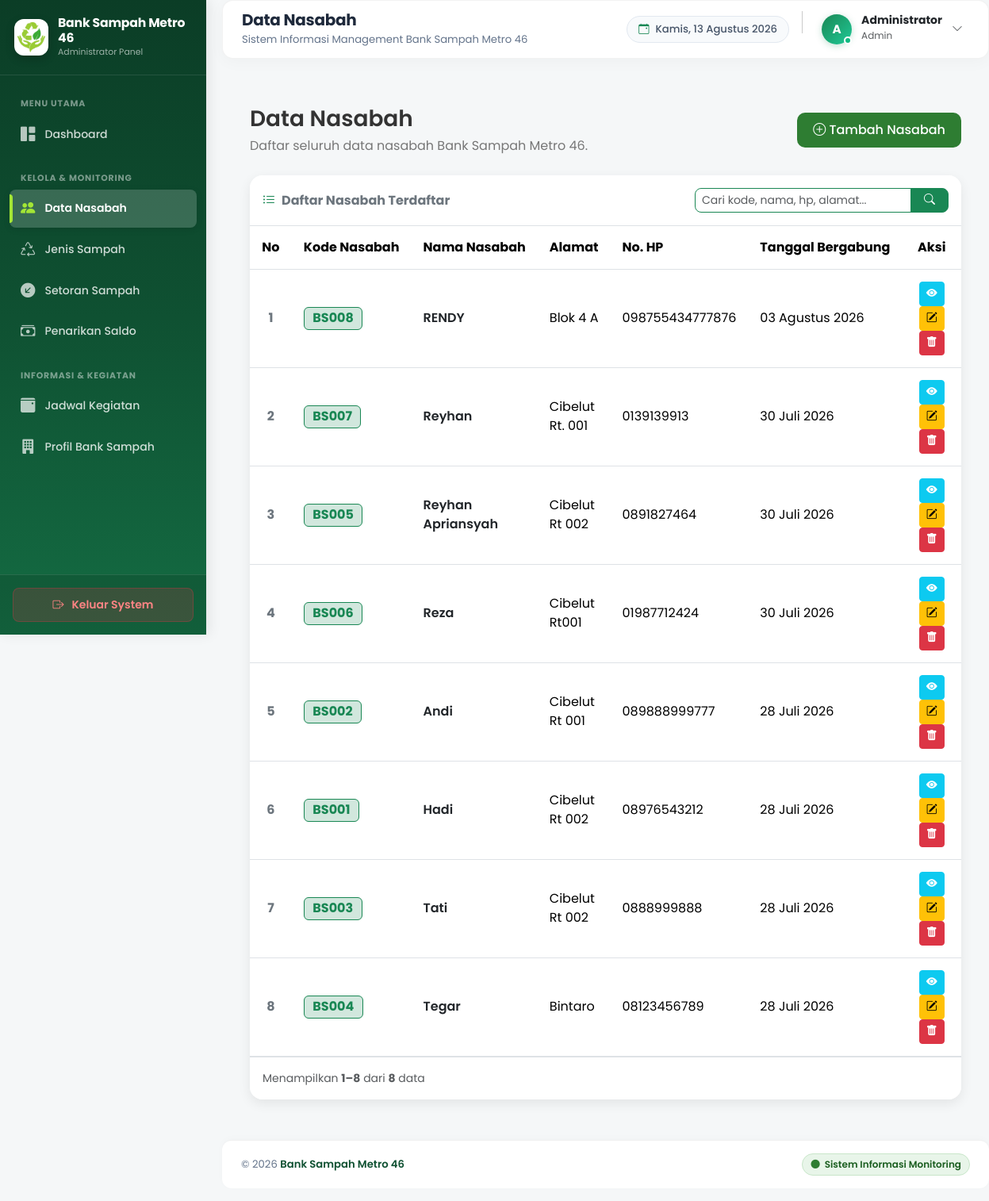
/admin/nasabah.php (signed in), run on the app's committed database.
### tables this page shows
CREATE TABLE `profil` (
  `id_profil` int(10) UNSIGNED NOT NULL,
  `nama_bank_sampah` varchar(100) NOT NULL,
  `alamat` varchar(255) NOT NULL,
  `telepon` varchar(20) NOT NULL,
  `email` varchar(100) NOT NULL,
  `deskripsi` text NOT NULL,
  `logo` varchar(255) DEFAULT NULL
);

CREATE TABLE `nasabah` (
  `id_nasabah` int(10) UNSIGNED NOT NULL,
  `kode_nasabah` varchar(20) DEFAULT NULL,
  `nama` varchar(255) NOT NULL,
  `alamat` varchar(255) NOT NULL,
  `telepon` varchar(20) NOT NULL,
  `tanggal_bergabung` date NOT NULL DEFAULT curdate()
);

### admin/nasabah.php (the view, shortened to what this page needs)
<?php
require_once "../config/koneksi.php";
$keyword = isset($_GET['search']) ? trim($_GET['search']) : '';
if ($keyword !== '') {
    $sqlCount = "SELECT COUNT(*) AS total FROM nasabah WHERE kode_nasabah LIKE ? OR nama LIKE ? OR alamat LIKE ? OR telepon LIKE ?";
    $stmtCount = mysqli_prepare($koneksi, $sqlCount);
    $searchParam = "%" . $keyword . "%";
    mysqli_stmt_bind_param($stmtCount, "ssss", $searchParam, $searchParam, $searchParam, $searchParam);
    mysqli_stmt_execute($stmtCount);
    $resCount = mysqli_stmt_get_result($stmtCount);
    $rowCount = mysqli_fetch_assoc($resCount);
    $totalData = (int)($rowCount['total'] ?? 0);
    mysqli_stmt_close($stmtCount);
} else {
    $sqlCount = "SELECT COUNT(*) AS total FROM nasabah";
    $resCount = mysqli_query($koneksi, $sqlCount);
    $rowCount = mysqli_fetch_assoc($resCount);
    $totalData = (int)($rowCount['total'] ?? 0);
}
$batas = 10;
$halamanAktif = isset($_GET['halaman']) ? intval($_GET['halaman']) : 1;
$offset = ($halamanAktif - 1) * $batas;
$mulaiData = ($totalData > 0) ? $offset + 1 : 0;
$sampaiData = min($offset + $batas, $totalData);
if ($keyword !== '') {
    $sql = "
        SELECT
            id_nasabah,
            kode_nasabah,
            nama,
            alamat,
            telepon,
            tanggal_bergabung
        FROM nasabah
        WHERE kode_nasabah LIKE ? OR nama LIKE ? OR alamat LIKE ? OR telepon LIKE ?
        ORDER BY
            tanggal_bergabung DESC,
            nama ASC
        LIMIT ? OFFSET ?
    ";
    $stmt = mysqli_prepare($koneksi, $sql);
    $searchParam = "%" . $keyword . "%";
    mysqli_stmt_bind_param($stmt, "ssssii", $searchParam, $searchParam, $searchParam, $searchParam, $batas, $offset);
    mysqli_stmt_execute($stmt);
    $result = mysqli_stmt_get_result($stmt);
} else {
    $sql = "
        SELECT
            id_nasabah,
            kode_nasabah,
            nama,
            alamat,
            telepon,
            tanggal_bergabung
        FROM nasabah
        ORDER BY
            tanggal_bergabung DESC,
            nama ASC
        LIMIT ? OFFSET ?
    ";
    $stmt = mysqli_prepare($koneksi, $sql);
    mysqli_stmt_bind_param($stmt, "ii", $batas, $offset);
    mysqli_stmt_execute($stmt);
    $result = mysqli_stmt_get_result($stmt);
}
?>
<!DOCTYPE html>
<html lang="id">
<head>
    <link href="https://cdn.jsdelivr.net/npm/bootstrap@5.3.7/dist/css/bootstrap.min.css" rel="stylesheet">
    <link href="https://cdn.jsdelivr.net/npm/bootstrap-icons@1.13.1/font/bootstrap-icons.min.css" rel="stylesheet">
    <link rel="stylesheet" href="../assets/css/style.css">
    <link rel="stylesheet" href="../assets/css/admin.css">
</head>
<body>
<div class="wrapper">
    <?php include "components/sidebar.php"; ?>
    <main class="main-content">
        <?php include "components/navbar.php"; ?>
        <section class="content-area">
            <div class="page-header">
                <div>
                    <h3>Data Nasabah</h3>
                    <p>Daftar seluruh data nasabah Bank Sampah Metro 46.</p>
                </div>
                <button
                    type="button"
                    class="btn btn-add"
                    data-bs-toggle="modal"
                    data-bs-target="#modalTambahNasabah">
                    <i class="bi bi-plus-circle"></i>
                    Tambah Nasabah
                </button>
            </div>
            <div class="card table-card">
                <div class="card-header bg-white py-3 border-bottom d-flex flex-column flex-md-row justify-content-between align-items-md-center gap-3">
                    <h5 class="mb-0 fw-bold text-secondary fs-6">
                        <i class="bi bi-list-ul me-2 text-success"></i>Daftar Nasabah Terdaftar
                    </h5>
                    <form method="GET" action="nasabah.php" class="d-flex" style="max-width: 320px; width: 100%;">
                        <div class="input-group">
                            <input type="text" name="search" class="form-control form-control-sm border-success rounded-start-3" placeholder="Cari kode, nama, hp, alamat..." value="<?= htmlspecialchars($keyword, ENT_QUOTES, 'UTF-8'); ?>" autocomplete="off">
                            <button type="submit" class="btn btn-success btn-sm rounded-end-3 px-3">
                                <i class="bi bi-search"></i>
                            </button>
                        </div>
                    </form>
                </div>
                <div class="card-body p-0">
                    <div class="table-responsive">
                        <table class="table table-hover align-middle mb-0">
                            <thead>
                                <tr>
                                    <th width="60" class="text-center">No</th>
                                    <th width="130">Kode Nasabah</th>
                                    <th>Nama Nasabah</th>
                                    <th>Alamat</th>
                                    <th>No. HP</th>
                                    <th width="170">Tanggal Bergabung</th>
                                    <th width="180" class="text-center">Aksi</th>
                                </tr>
                            </thead>
                            <tbody>
                                <?php
                                $bulanIndonesia = [
                                    1 => 'Januari', 'Februari', 'Maret', 'April', 'Mei', 'Juni',
                                    'Juli', 'Agustus', 'September', 'Oktober', 'November', 'Desember'
                                ];
                                if (mysqli_num_rows($result) > 0) :
                                    $no = $offset + 1;
                                    while ($row = mysqli_fetch_assoc($result)) :
                                        $tanggal = date_create($row['tanggal_bergabung']);
                                        $tanggalIndonesia =
                                            date_format($tanggal, 'd') . ' ' .
                                            $bulanIndonesia[(int) date_format($tanggal, 'n')] . ' ' .
                                            date_format($tanggal, 'Y');
                                ?>
                                        <tr>
                                            <td class="text-center fw-bold text-secondary"><?= $no++; ?></td>
                                            <td>
                                                <span class="badge bg-success-subtle text-success border border-success fs-6 fw-bold">
                                                    <?= htmlspecialchars($row['kode_nasabah'] ?? '-', ENT_QUOTES, 'UTF-8'); ?>
                                                </span>
                                            </td>
                                            <td class="fw-semibold text-dark"><?= htmlspecialchars($row['nama'], ENT_QUOTES, 'UTF-8'); ?></td>
                                            <td><?= htmlspecialchars($row['alamat'], ENT_QUOTES, 'UTF-8'); ?></td>
                                            <td><?= htmlspecialchars($row['telepon'], ENT_QUOTES, 'UTF-8'); ?></td>
                                            <td><?= $tanggalIndonesia; ?></td>
                                            <td class="text-center">
                                                <a
                                                    href="detail_monitoring.php?id=<?= $row['id_nasabah']; ?>"
                                                    class="btn btn-info btn-sm text-white"
                                                    title="Detail Monitoring">
                                                    <i class="bi bi-eye-fill"></i>
                                                </a>
                                                <button
                                                    type="button"
                                                    class="btn btn-warning btn-sm"
                                                    title="Edit Data"
                                                    data-bs-toggle="modal"
                                                    data-bs-target="#modalEditNasabah"
                                                    data-id="<?= $row['id_nasabah']; ?>"
                                                    data-kode="<?= htmlspecialchars($row['kode_nasabah'] ?? '', ENT_QUOTES, 'UTF-8'); ?>"
                                                    data-nama="<?= htmlspecialchars($row['nama'], ENT_QUOTES, 'UTF-8'); ?>"
                                                    data-alamat="<?= htmlspecialchars($row['alamat'], ENT_QUOTES, 'UTF-8'); ?>"
                                                    data-telepon="<?= htmlspecialchars($row['telepon'], ENT_QUOTES, 'UTF-8'); ?>"
                                                    data-tanggal="<?= $row['tanggal_bergabung']; ?>">
                                                    <i class="bi bi-pencil-square"></i>
                                                </button>
                                                <a
                                                    href="nasabah.php?hapus=<?= $row['id_nasabah']; ?>"
                                                    class="btn btn-danger btn-sm"
                                                    title="Hapus Data"
                                                    onclick="return confirm('Apakah Anda yakin ingin menghapus data nasabah ini?')">
                                                    <i class="bi bi-trash-fill"></i>
                                                </a>
                                            </td>
                                        </tr>
                                    <?php endwhile; ?>
                                <?php endif; ?>
                            </tbody>
                        </table>
                    </div>
                </div>
                <?php if ($totalData > 0): ?>
                <div class="card-footer bg-white py-3 border-top d-flex flex-column flex-md-row justify-content-between align-items-center gap-2">
                    <div class="text-muted small">
                        Menampilkan <strong><?= $mulaiData; ?>–<?= $sampaiData; ?></strong> dari <strong><?= $totalData; ?></strong> data
                    </div>
                </div>
                <?php endif; ?>
            </div>
        </section>
        <?php include "components/footer.php"; ?>
    </main>
</div>
</body>
</html>

### admin/components/sidebar.php (shortened to what this page needs)
<?php
$currentPage = basename($_SERVER['PHP_SELF']);
$logoSidebar = "../assets/img/logo.png";
$namaBankSampahSidebar = "Bank Sampah";
if (isset($koneksi)) {
    $queryProfilSidebar = "SELECT nama_bank_sampah, logo FROM profil LIMIT 1";
    $resultProfilSidebar = mysqli_query($koneksi, $queryProfilSidebar);
    if ($resultProfilSidebar && mysqli_num_rows($resultProfilSidebar) > 0) {
        $dataProfilSidebar = mysqli_fetch_assoc($resultProfilSidebar);
        if (!empty($dataProfilSidebar['logo'])) {
            $pathLogoDB = "../assets/img/" . $dataProfilSidebar['logo'];
            if (file_exists($pathLogoDB)) {
                $logoSidebar = $pathLogoDB;
            }
        }
        if (!empty($dataProfilSidebar['nama_bank_sampah'])) {
            $namaBankSampahSidebar = $dataProfilSidebar['nama_bank_sampah'];
        }
    }
}
?>
<aside class="sidebar" id="adminSidebar">
    <div class="sidebar-brand">
        <img src="<?= htmlspecialchars($logoSidebar, ENT_QUOTES, 'UTF-8'); ?>" alt="Logo Bank Sampah" class="sidebar-logo-img">
        <div class="sidebar-brand-text">
            <h5><?= htmlspecialchars($namaBankSampahSidebar, ENT_QUOTES, 'UTF-8'); ?></h5>
            <small>Administrator Panel</small>
        </div>
    </div>
    <div class="sidebar-body">
        <div class="sidebar-heading">Menu Utama</div>
        <ul class="sidebar-menu">
            <li class="sidebar-item">
                <a href="index.php" class="sidebar-link <?= ($currentPage == 'index.php') ? 'active' : ''; ?>">
                    <i class="bi bi-grid-1x2-fill"></i>
                    <span>Dashboard</span>
                </a>
            </li>
        </ul>
        <div class="sidebar-heading">Kelola & Monitoring</div>
        <ul class="sidebar-menu">
            <li class="sidebar-item">
                <a href="nasabah.php" class="sidebar-link <?= in_array($currentPage, ['nasabah.php', 'detail_monitoring.php']) ? 'active' : ''; ?>">
                    <i class="bi bi-people-fill"></i>
                    <span>Data Nasabah</span>
                </a>
            </li>
            <li class="sidebar-item">
                <a href="jenis_sampah.php" class="sidebar-link <?= ($currentPage == 'jenis_sampah.php') ? 'active' : ''; ?>">
                    <i class="bi bi-recycle"></i>
                    <span>Jenis Sampah</span>
                </a>
            </li>
            <li class="sidebar-item">
                <a href="transaksi.php" class="sidebar-link <?= ($currentPage == 'transaksi.php') ? 'active' : ''; ?>">
                    <i class="bi bi-arrow-down-left-circle-fill"></i>
                    <span>Setoran Sampah</span>
                </a>
            </li>
            <li class="sidebar-item">
                <a href="penarikan.php" class="sidebar-link <?= ($currentPage == 'penarikan.php') ? 'active' : ''; ?>">
                    <i class="bi bi-cash-stack"></i>
                    <span>Penarikan Saldo</span>
                </a>
            </li>
        </ul>
        <div class="sidebar-heading">Informasi & Kegiatan</div>
        <ul class="sidebar-menu">
            <li class="sidebar-item">
                <a href="jadwal.php" class="sidebar-link <?= ($currentPage == 'jadwal.php') ? 'active' : ''; ?>">
                    <i class="bi bi-calendar3-event-fill"></i>
                    <span>Jadwal Kegiatan</span>
                </a>
            </li>
            <li class="sidebar-item">
                <a href="profil.php" class="sidebar-link <?= ($currentPage == 'profil.php') ? 'active' : ''; ?>">
                    <i class="bi bi-building-fill"></i>
                    <span>Profil Bank Sampah</span>
                </a>
            </li>
        </ul>
    </div>
    <div class="sidebar-footer">
        <a href="logout.php" class="btn-logout-sidebar" onclick="return confirm('Apakah Anda yakin ingin keluar dari sistem?');">
            <i class="bi bi-box-arrow-right"></i>
            <span>Keluar System</span>
        </a>
    </div>
</aside>

### data on the page
profil: logo (picture), nama_bank_sampah "Bank Sampah Metro 46"
nasabah: kode_nasabah "BS008", nama "RENDY", alamat "Blok 4 A", telepon "098755434777876", tanggal_bergabung "03 Agustus 2026"
nasabah: kode_nasabah "BS007", nama "Reyhan", alamat "Cibelut Rt. 001", telepon "0139139913", tanggal_bergabung "30 Juli 2026"
nasabah: kode_nasabah "BS005", nama "Reyhan Apriansyah", alamat "Cibelut Rt 002", telepon "0891827464", tanggal_bergabung "30 Juli 2026"
nasabah: kode_nasabah "BS006", nama "Reza", alamat "Cibelut Rt001", telepon "01987712424", tanggal_bergabung "30 Juli 2026"
nasabah: kode_nasabah "BS002", nama "Andi", alamat "Cibelut Rt 001", telepon "089888999777", tanggal_bergabung "28 Juli 2026"
nasabah: kode_nasabah "BS001", nama "Hadi", alamat "Cibelut Rt 002", telepon "08976543212", tanggal_bergabung "28 Juli 2026"
nasabah: kode_nasabah "BS003", nama "Tati", alamat "Cibelut Rt 002", telepon "0888999888", tanggal_bergabung "28 Juli 2026"
nasabah: kode_nasabah "BS004", nama "Tegar", alamat "Bintaro", telepon "08123456789", tanggal_bergabung "28 Juli 2026"

### other printed values
$pageTitle "Data Nasabah"
substr($namaAdmin, 0, 1) "A"
$namaAdmin "Administrator"
$roleAdmin "Admin"
$mulaiData "1"
$sampaiData "8"
$totalData "8"
